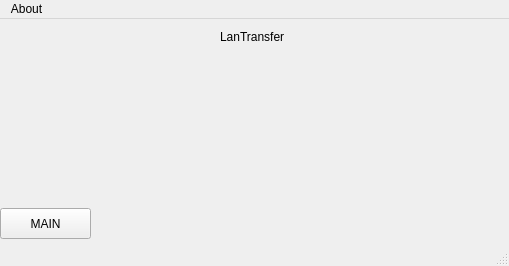
<?xml version="1.0" encoding="UTF-8"?>
<ui version="4.0">
 <class>MainWindow</class>
 <widget class="QMainWindow" name="MainWindow">
  <property name="geometry">
   <rect>
    <x>0</x>
    <y>0</y>
    <width>509</width>
    <height>266</height>
   </rect>
  </property>
  <property name="windowTitle">
   <string>MainWindow</string>
  </property>
  <widget class="QWidget" name="centralwidget">
   <widget class="QLabel" name="label">
    <property name="geometry">
     <rect>
      <x>220</x>
      <y>10</y>
      <width>71</width>
      <height>16</height>
     </rect>
    </property>
    <property name="text">
     <string>LanTransfer</string>
    </property>
   </widget>
   <widget class="QWidget" name="formLayoutWidget">
    <property name="geometry">
     <rect>
      <x>20</x>
      <y>30</y>
      <width>471</width>
      <height>171</height>
     </rect>
    </property>
    <layout class="QFormLayout" name="formLayout">
     <property name="fieldGrowthPolicy">
      <enum>QFormLayout::AllNonFixedFieldsGrow</enum>
     </property>
    </layout>
   </widget>
   <widget class="QWidget" name="widget" native="true">
    <property name="geometry">
     <rect>
      <x>10</x>
      <y>330</y>
      <width>120</width>
      <height>80</height>
     </rect>
    </property>
   </widget>
   <widget class="QPushButton" name="pushButton">
    <property name="geometry">
     <rect>
      <x>0</x>
      <y>189</y>
      <width>91</width>
      <height>31</height>
     </rect>
    </property>
    <property name="text">
     <string>MAIN</string>
    </property>
   </widget>
  </widget>
  <widget class="QMenuBar" name="menubar">
   <property name="geometry">
    <rect>
     <x>0</x>
     <y>0</y>
     <width>509</width>
     <height>18</height>
    </rect>
   </property>
   <widget class="QMenu" name="menuAbout">
    <property name="title">
     <string>About</string>
    </property>
    <addaction name="actionAbout_this_program"/>
   </widget>
   <addaction name="menuAbout"/>
  </widget>
  <widget class="QStatusBar" name="statusbar"/>
  <action name="actionAbout_this_program">
   <property name="text">
    <string>About this program</string>
   </property>
  </action>
 </widget>
 <resources/>
 <connections/>
</ui>
